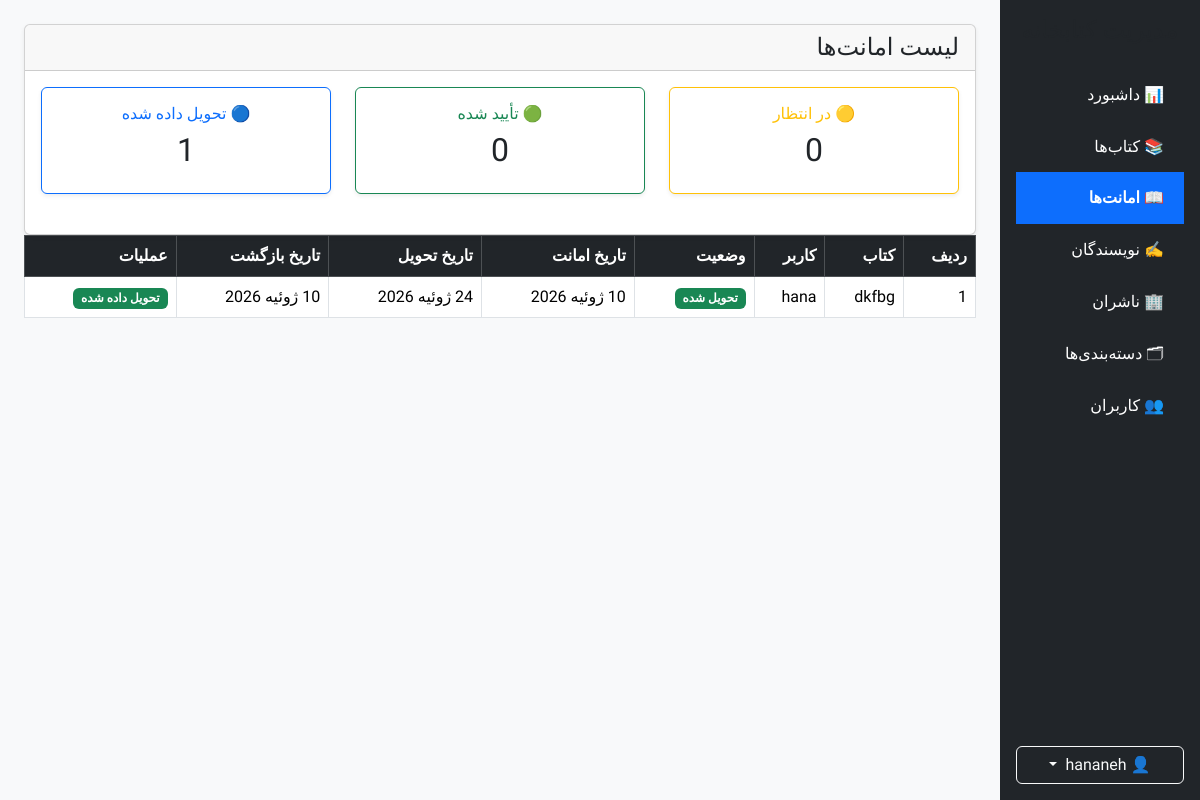
The page /dashboard/borrows/ (signed in) on the database its author committed.
### books/models.py (models this page shows, shortened)
class Borrow(BaseModel):
    STATUS_PENDING = "pending"
    STATUS_APPROVED = "approved"
    STATUS_REJECTED = "rejected"
    STATUS_RETURNED = "returned"
    STATUS_CHOICES = (
        (STATUS_PENDING, "در انتظار تأیید"),
        (STATUS_APPROVED, "تأیید شده"),
        (STATUS_REJECTED, "رد شده"),
        (STATUS_RETURNED, "تحویل داده شده"),
    )
    book = models.ForeignKey(
        Book,
        on_delete=models.SET_NULL,
        null=True,
        blank=True,
        related_name="borrows",
        verbose_name="کتاب",
    )
    book_title = models.CharField(
    max_length=255,
    blank=True,
    verbose_name="عنوان کتاب"
    )
    user = models.ForeignKey(
        settings.AUTH_USER_MODEL,
        on_delete=models.PROTECT,
        related_name="borrows",
        verbose_name="کاربر",
    )
    request_date = models.DateTimeField(
        auto_now_add=True,
        verbose_name="زمان ثبت درخواست",
    )
    borrow_date = models.DateField(
    null=True,
    blank=True,
    verbose_name="تاریخ امانت",
    )
    due_date = models.DateField(
    null=True,
    blank=True,
    verbose_name="تاریخ تحویل",
    )
    return_date = models.DateField(
        blank=True,
        null=True,
        verbose_name="تاریخ بازگشت"
    )
    class Meta:
        verbose_name = "امانت"
        verbose_name_plural = "امانت‌ها"
        ordering = ["-borrow_date"]
    status = models.CharField(
    max_length=20,
    choices=STATUS_CHOICES,
    default=STATUS_PENDING,
    verbose_name="وضعیت درخواست",
)
    reject_reason = models.TextField(
    blank=True,
    verbose_name="دلیل رد درخواست",
)
    approved_at = models.DateTimeField(
    null=True,
    blank=True,
    verbose_name="زمان تأیید",
)
    edit_deadline = models.DateTimeField(
    null=True,
    blank=True,
    verbose_name="مهلت ویرایش",
)

### accounts/models.py (models this page shows)
class CustomUser(AbstractUser, BaseModel):
    email = models.EmailField(
    unique=True,
    verbose_name="ایمیل",
    )
    class Meta:
        verbose_name = "کاربر"
        verbose_name_plural = "کاربران"
        ordering = ["username"]
    def __str__(self):
        return self.username

### books/views.py (the view)
# urls.py: path("dashboard/borrows/",views.AdminBorrowListView.as_view(),name="admin-borrow-list",),
class AdminBorrowListView(SuperUserRequiredMixin,ListView,):
    model = Borrow
    template_name = "books/admin/borrow_list.html"
    context_object_name = "borrows"
    paginate_by = 10
    def get_queryset(self):
        return Borrow.objects.select_related(
            "book",
            "user",
        ).order_by("-request_date")
    def get_context_data(self, **kwargs):
        context = super().get_context_data(**kwargs)
        queryset = self.get_queryset()
        context["pending_count"] = queryset.filter(
            status=Borrow.STATUS_PENDING
        ).count()
        context["approved_count"] = queryset.filter(
            status=Borrow.STATUS_APPROVED
        ).count()
        context["returned_count"] = queryset.filter(
            status=Borrow.STATUS_RETURNED
        ).count()
        context["sidebar"] = "borrow"
        return context

### core/mixins.py (called while the page is built)
    def test_func(self):
        return self.request.user.is_superuser

### books/templates/books/admin/borrow_list.html (shortened to what this page needs)
{% extends "shared/_admin_layout.html" %}
{% block sidebar %}
    {% include "shared/_admin_sidebar.html" %}
{% endblock %}
{% block content %}
<div class="card shadow-sm">
    <div class="card-header">
        <div class="d-flex justify-content-between align-items-center">
            <h4 class="mb-0">
                لیست امانت‌ها
            </h4>
        </div>
    </div>
    <div class="card-body">
        <div class="row mb-4">
            <div class="col-md-4">
                <div class="card border-warning shadow-sm">
                    <div class="card-body text-center">
                        <h6 class="text-warning">
                            🟡 در انتظار
                        </h6>
                        <h2>{{ pending_count }}</h2>
                    </div>
                </div>
            </div>
            <div class="col-md-4">
                <div class="card border-success shadow-sm">
                    <div class="card-body text-center">
                        <h6 class="text-success">
                            🟢 تأیید شده
                        </h6>
                        <h2>{{ approved_count }}</h2>
                    </div>
                </div>
            </div>
            <div class="col-md-4">
                <div class="card border-primary shadow-sm">
                    <div class="card-body text-center">
                        <h6 class="text-primary">
                            🔵 تحویل داده شده
                        </h6>
                        <h2>{{ returned_count }}</h2>
                    </div>
                </div>
            </div>
        </div>
    </div>
</div>
{% if borrows %}
<table class="table table-bordered table-hover">
    <thead class="table-dark">
        <tr>
            <th>ردیف</th>
            <th>کتاب</th>
            <th>کاربر</th>
            <th>وضعیت</th>
            <th>تاریخ امانت</th>
            <th>تاریخ تحویل</th>
            <th>تاریخ بازگشت</th>
            {% if request.user.is_superuser %}
                <th>عملیات</th>
            {% endif %}
        </tr>
    </thead>
    <tbody>
        {% for borrow in borrows %}
        <tr>
            <td>{{ forloop.counter }}</td>
<td>
    {% if borrow.book %}
        {{ borrow.book }}
{% else %}
    {{ borrow.book_title }}
{% endif %}
</td>
            <td>{{ borrow.user }}</td>
            <td>{% if borrow.status == "pending" %}
    <span class="badge bg-warning text-dark">
        در انتظار تأیید
    </span>
{% elif borrow.status == "approved" %}
    <span class="badge bg-primary">
        تأیید شده
    </span>
{% elif borrow.status == "returned" %}
    <span class="badge bg-success">
        تحویل شده
    </span>
{% elif borrow.status == "rejected" %}
    <span class="badge bg-danger">
        رد شده
    </span>
{% endif %}
</td>
            <td>{{ borrow.borrow_date|default:"-" }}</td>
            <td>{{ borrow.due_date|default:"-" }}</td>
            <td>{{ borrow.return_date|default:"-" }}</td>
            {% if request.user.is_superuser %}
<td>
  {% if borrow.status == "pending" %}
    {% if not borrow.book %}
        <span class="badge bg-danger">
            کتاب حذف شده
        </span>
    {% elif not borrow.book.is_active %}
        <span class="badge"
              style="background-color:#0aa2c0; color:white;">
            کتاب بایگانی شده
        </span>
    {% else %}
        <a
            href="{% url 'borrow-approve' borrow.pk %}"
            class="btn btn-primary btn-sm">
            بررسی
        </a>
    {% endif %}
    {% elif borrow.status == "returned" %}
        <span class="badge bg-success">
            تحویل داده شده
        </span>
    {% elif borrow.status == "rejected" %}
        <span class="badge bg-danger">
            رد شده
        </span>
    {% endif %}
</td>
            {% endif %}
        </tr>
        {% endfor %}
    </tbody>
</table>
{% else %}
<div class="alert alert-info">
    هنوز امانتی ثبت نشده است.
</div>
{% endif %}
{% endblock %}

### static/css/admin.css (style rules this page uses)
html, body { font-family: "Vazirmatn", sans-serif; }
button, input, textarea, select, table, .card, .btn, .dropdown-menu, .list-group-item { font-family: inherit; }
body { background:#f5f6fa; }

### rows shown on the page
Borrow: book_title "dkfbg", user "hana", status "تحویل شده", borrow_date "10 ژوئیه 2026", due_date "24 ژوئیه 2026", return_date "10 ژوئیه 2026"

### other values the page prints
{{ pending_count }} "0"
{{ approved_count }} "0"
{{ returned_count }} "1"
